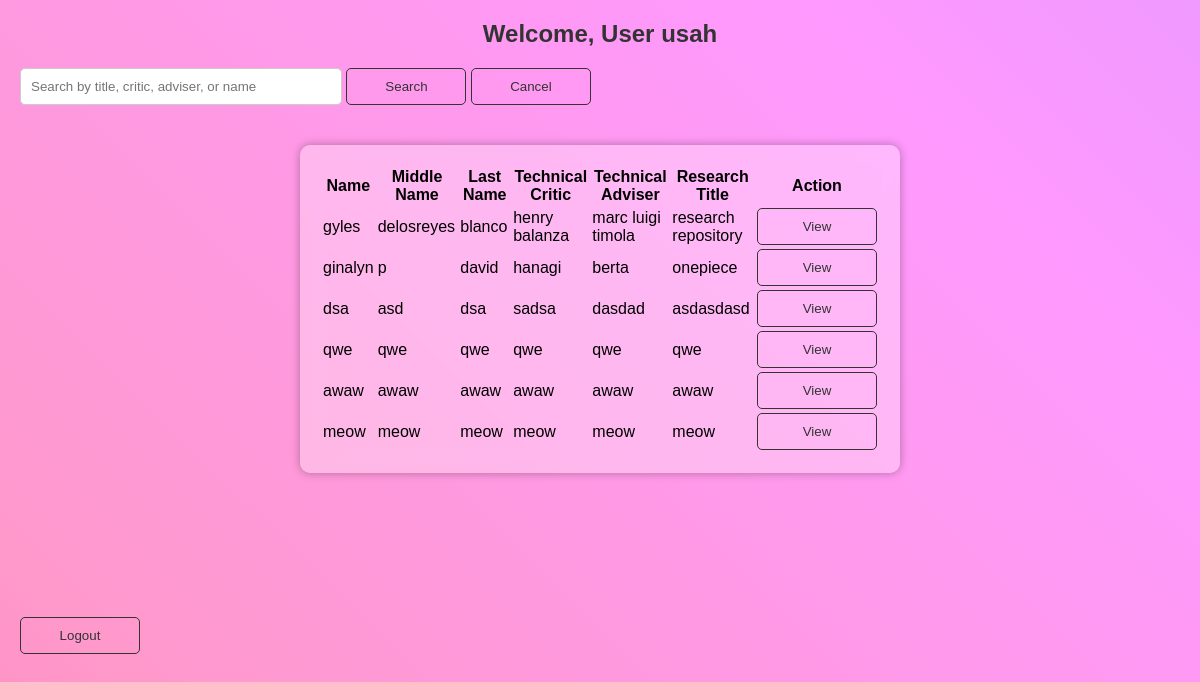
The page /user_landing.php (signed in) on the database its author committed.
### tables this page shows
CREATE TABLE `research_submissions` (
  `id` int(11) NOT NULL,
  `name` varchar(50) DEFAULT NULL,
  `middle_name` varchar(50) DEFAULT NULL,
  `last_name` varchar(50) DEFAULT NULL,
  `technical_critic` varchar(100) DEFAULT NULL,
  `technical_adviser` varchar(100) DEFAULT NULL,
  `research_title` varchar(255) DEFAULT NULL,
  `abstract` text DEFAULT NULL
);

### user_landing.php (the view, shortened to what this page needs)
<?php
$welcome_message = "Welcome, User " . $_SESSION['username'];
$conn = new mysqli('localhost', 'root', '', 'user_authentication');
$search_query = isset($_GET['search_query']) ? $_GET['search_query'] : '';
$search_query = '%' . $conn->real_escape_string($search_query) . '%';
$sql = "SELECT * FROM research_submissions
        WHERE name LIKE '$search_query'
        OR middle_name LIKE '$search_query'
        OR last_name LIKE '$search_query'
        OR technical_critic LIKE '$search_query'
        OR technical_adviser LIKE '$search_query'
        OR research_title LIKE '$search_query'";
$result = $conn->query($sql);
?>
<!DOCTYPE html>
<html lang="en">
<head>
</head>
<body>
    <h2><?php echo $welcome_message; ?></h2>
    <div class="search-bar">
        <form method="GET" action="user_landing.php">
            <input type="text" name="search_query" placeholder="Search by title, critic, adviser, or name">
            <button type="submit">Search</button>
            <button type="button" onclick="window.location.href='user_landing.php'">Cancel</button>
        </form>
    </div>
    <table class="blurred-form">
        <thead>
            <tr>
                <th>Name</th>
                <th>Middle Name</th>
                <th>Last Name</th>
                <th>Technical Critic</th>
                <th>Technical Adviser</th>
                <th>Research Title</th>
                <th>Action</th>
            </tr>
        </thead>
        <tbody>
            <?php
            if ($result->num_rows > 0) {
                while ($row = $result->fetch_assoc()) {
                    echo "<tr>";
                    echo "<td>" . $row['name'] . "</td>";
                    echo "<td>" . $row['middle_name'] . "</td>";
                    echo "<td>" . $row['last_name'] . "</td>";
                    echo "<td>" . $row['technical_critic'] . "</td>";
                    echo "<td>" . $row['technical_adviser'] . "</td>";
                    echo "<td>" . $row['research_title'] . "</td>";
                    echo "<td><a href=\"view_abstract.php?id=".$row['id']."\"><button>View</button></a></td>";
                    echo "</tr>";
                }
            } else {
                echo "<tr><td colspan='7'>No research submissions found.</td></tr>";
            }
            ?>
        </tbody>
    </table>
    <br><br><br><br><br><br><br><br>
    <a href="logout.php"><button>Logout</button></a>
</body>
</html>

### user_landing.php (style rules this page uses)
html, body { height: 100%; margin: 0; }
body { font-family: Arial, sans-serif; margin: 20px; padding: 0; background: linear-gradient(45deg, #ffcccc, #ff6699, #ff99cc, #ff99ff, #cc99ff, #9966ff, #6666ff); background-size: 400% 400%; animation: gradientAnimation 10s ease infinite; position: relative; }
.blurred-form { background-color: rgba(255, 255, 255, 0.3); backdrop-filter: blur(10px); padding: 20px; border-radius: 10px; box-shadow: 0 0 10px rgba(0, 0, 0, 0.3); width: 600px; margin: 0 auto; }
h2 { text-align: center; margin-bottom: 20px; color: #333; }
input[type="text"], input[type="password"], select { width: 96.40%; padding: 10px; margin-bottom: 20px; border-radius: 5px; border: 1px solid #ccc; }
button { width: 120px; padding: 10px; border: 1px solid #333; border-radius: 5px; background-color: transparent; color: #333; cursor: pointer; transition: background-color 0.3s, color 0.3s; }
.search-bar { margin-bottom: 20px; }
.search-bar input[type="text"] { width: 300px; padding: 10px; border-radius: 5px; border: 1px solid #ccc; }
.search-bar button { width: 120px; padding: 10px; border: 1px solid #333; border-radius: 5px; background-color: transparent; color: #333; cursor: pointer; transition: background-color 0.3s, color 0.3s; }

### rows shown on the page
research_submissions: name "gyles", middle_name "delosreyes", last_name "blanco", technical_critic "henry balanza", technical_adviser "marc luigi timola", research_title "research repository"
research_submissions: name "ginalyn", middle_name "p", last_name "david", technical_critic "hanagi", technical_adviser "berta", research_title "onepiece"
research_submissions: name "dsa", middle_name "asd", last_name "dsa", technical_critic "sadsa", technical_adviser "dasdad", research_title "asdasdasd"
research_submissions: name "qwe", middle_name "qwe", last_name "qwe", technical_critic "qwe", technical_adviser "qwe", research_title "qwe"
research_submissions: name "awaw", middle_name "awaw", last_name "awaw", technical_critic "awaw", technical_adviser "awaw", research_title "awaw"
research_submissions: name "meow", middle_name "meow", last_name "meow", technical_critic "meow", technical_adviser "meow", research_title "meow"

### other values the page prints
$welcome_message "Welcome, User usah"
